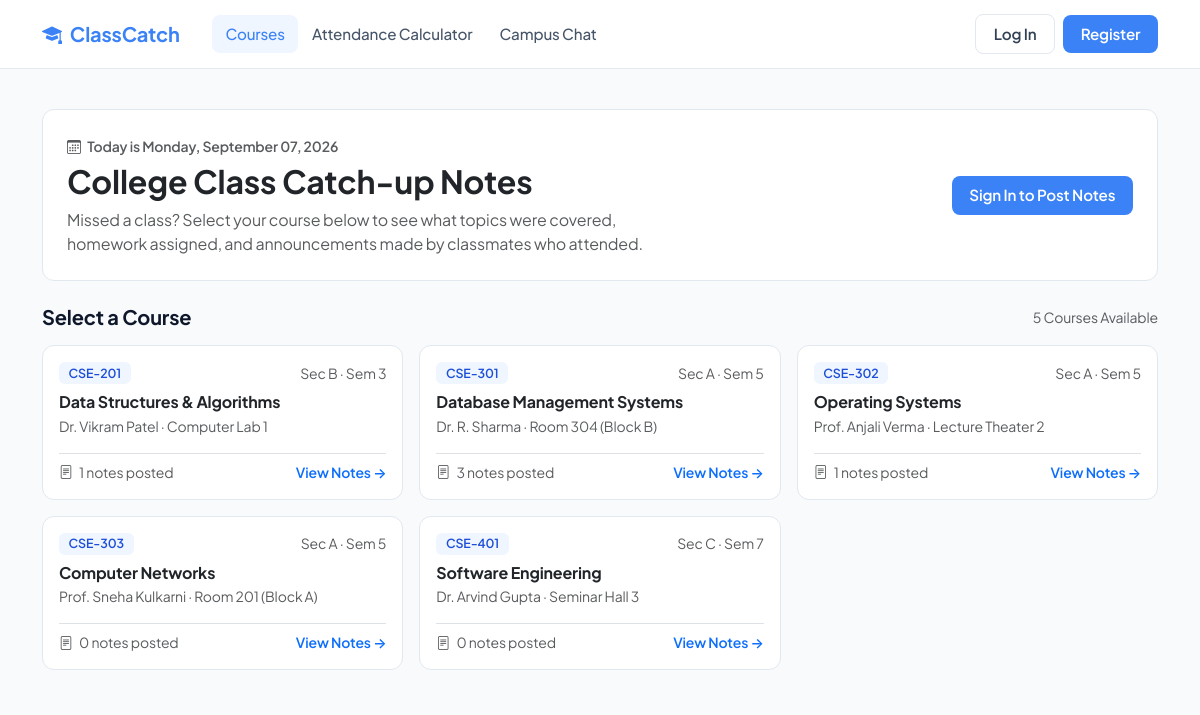
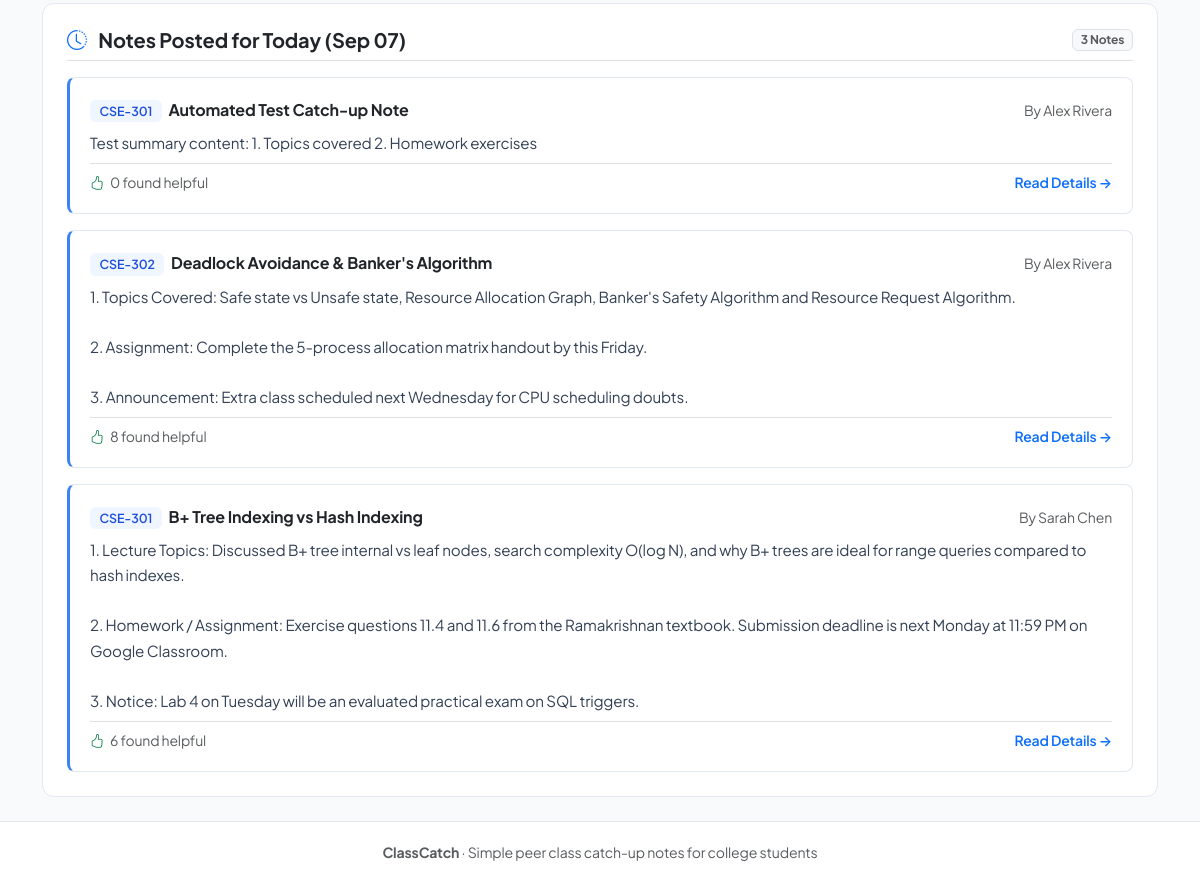
Before: / with the older database file (2 pictures, top to bottom).
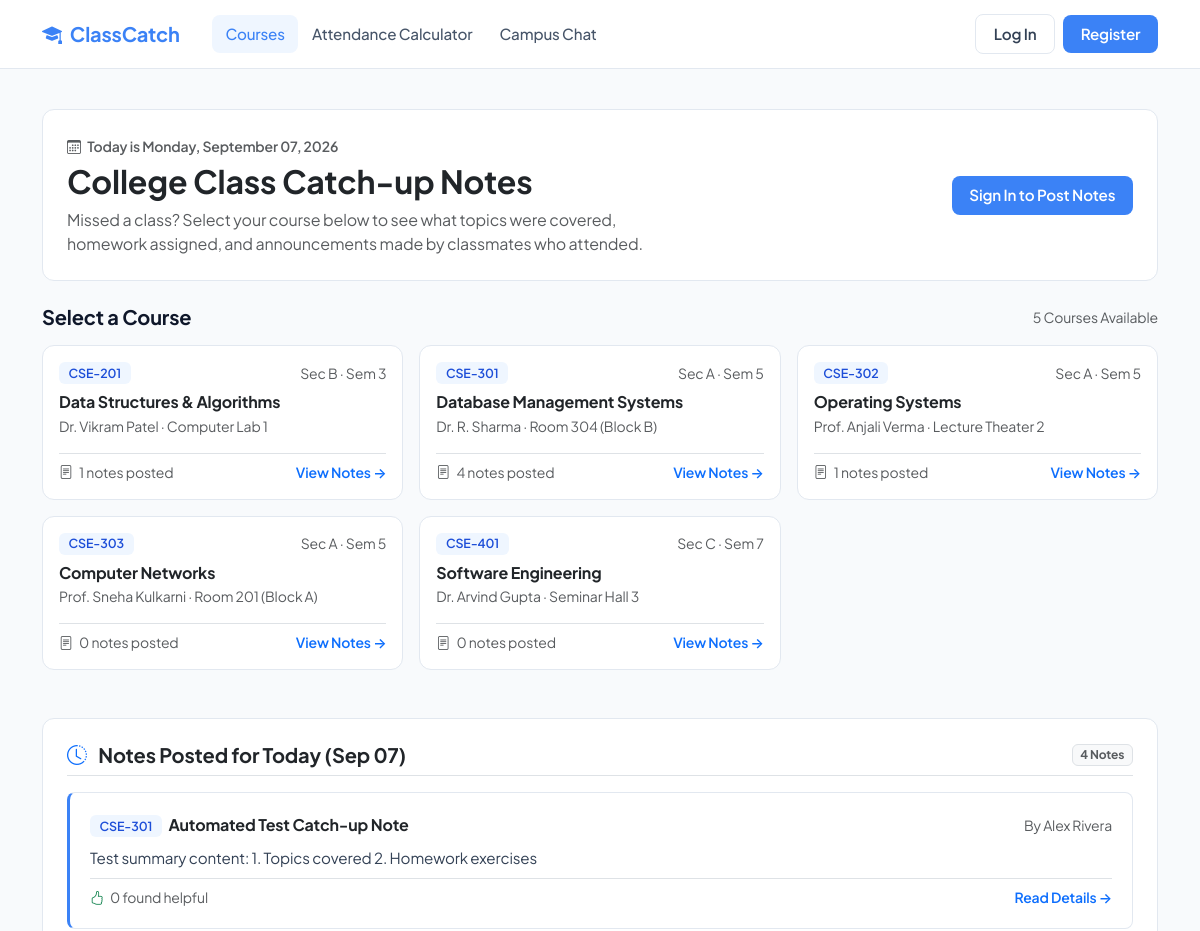
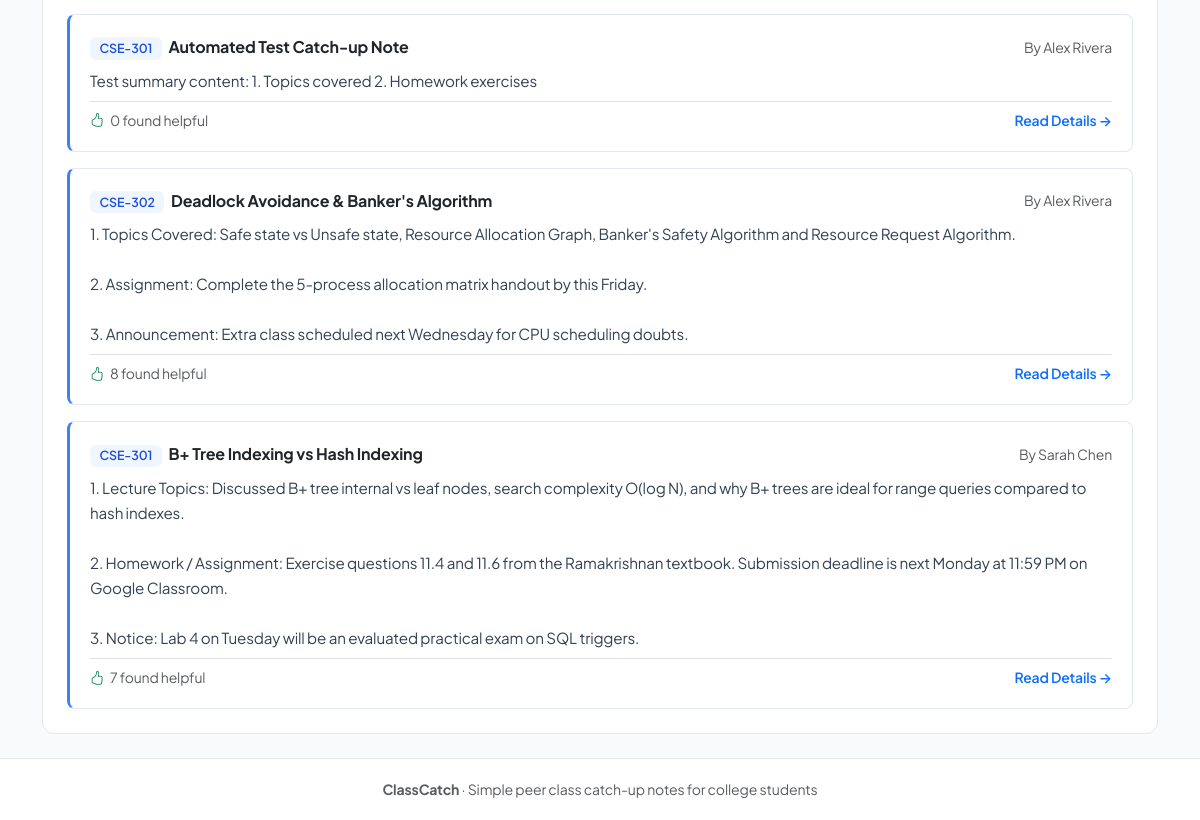
After: the same page with the newer database file (2 pictures, top to bottom).
### models.py (models this page shows, shortened)
class Course(db.Model):
    __tablename__ = 'courses'
    id = db.Column(db.Integer, primary_key=True)
    name = db.Column(db.String(150), nullable=False)
    code = db.Column(db.String(20), nullable=False, index=True)
    section = db.Column(db.String(10), default='A', nullable=False)
    semester = db.Column(db.Integer, default=1, nullable=False)
    instructor = db.Column(db.String(120), default='Prof. TBD', nullable=False)
    room = db.Column(db.String(60), default='Lecture Hall 101', nullable=False)
    schedule = db.Column(db.String(150), default='Mon, Wed 10:00 AM - 11:30 AM', nullable=False)
    status = db.Column(db.String(40), default='Scheduled', nullable=False)  # Scheduled, Cancelled, Extra Class
    summaries = db.relationship('Summary', backref='course', lazy=True, cascade='all, delete-orphan')
    chats = db.relationship('ChatMessage', backref='course', lazy=True, cascade='all, delete-orphan')
    announcements = db.relationship('Announcement', backref='course', lazy=True, cascade='all, delete-orphan')
    attendances = db.relationship('AttendanceRecord', backref='course', lazy=True, cascade='all, delete-orphan')

class Summary(db.Model):
    __tablename__ = 'summaries'
    id = db.Column(db.Integer, primary_key=True)
    course_id = db.Column(db.Integer, db.ForeignKey('courses.id'), nullable=False, index=True)
    user_id = db.Column(db.Integer, db.ForeignKey('users.id'), nullable=False, index=True)
    date = db.Column(db.Date, nullable=False, index=True)
    topic = db.Column(db.String(200), nullable=True)
    category = db.Column(db.String(50), default='Lecture Notes', nullable=False)  # Lecture Notes, Assignment, Exam Prep
    content = db.Column(db.Text, nullable=False)
    helpful_count = db.Column(db.Integer, default=0, nullable=False)
    created_at = db.Column(db.DateTime, default=datetime.utcnow, nullable=False)

class User(UserMixin, db.Model):
    __tablename__ = 'users'
    id = db.Column(db.Integer, primary_key=True)
    name = db.Column(db.String(100), nullable=False)
    email = db.Column(db.String(120), unique=True, nullable=False, index=True)
    password_hash = db.Column(db.String(255), nullable=False)
    role = db.Column(db.String(20), default='student', nullable=False)
    avatar_color = db.Column(db.String(20), default='indigo', nullable=False)
    summaries = db.relationship('Summary', backref='author', lazy=True, cascade='all, delete-orphan')
    chats = db.relationship('ChatMessage', backref='author', lazy=True, cascade='all, delete-orphan')
    announcements = db.relationship('Announcement', backref='author', lazy=True, cascade='all, delete-orphan')
    attendance_records = db.relationship('AttendanceRecord', backref='student', lazy=True, cascade='all, delete-orphan')

### app.py (the view)
@app.route('/')
def index():
    courses = Course.query.order_by(Course.code).all()
    today_summaries = Summary.query.filter_by(date=date.today()).order_by(Summary.created_at.desc()).all()
    recent_summaries = Summary.query.order_by(Summary.date.desc(), Summary.created_at.desc()).limit(6).all()
    urgent_announcements = Announcement.query.order_by(Announcement.created_at.desc()).limit(5).all()
    user_attendance = []
    if current_user.is_authenticated:
        user_attendance = AttendanceRecord.query.filter_by(user_id=current_user.id).all()
    return render_template(
        'index.html',
        title='ClassCatch - Peer-Powered College Catch-up',
        courses=courses,
        today_summaries=today_summaries,
        recent_summaries=recent_summaries,
        urgent_announcements=urgent_announcements,
        user_attendance=user_attendance
    )

### app.py (called while the page is built)
@app.context_processor
def inject_globals():
    all_courses = Course.query.order_by(Course.code).all() if Course.query else []
    return {
        'today': date.today(),
        'current_year': datetime.now().year,
        'global_courses': all_courses
    }

### templates/index.html (shortened to what the changed rows need)
{% extends "base.html" %}
{% block content %}
<div class="card card-clean p-4 mb-4 bg-white">
    <div class="row align-items-center">
        <div class="col-md-8">
            <h2 class="fw-bold mt-1 mb-2">College Class Catch-up Notes</h2>
        </div>
    </div>
</div>
<div class="row g-3 mb-5">
    {% for c in courses %}
        <div class="col-md-6 col-lg-4">
            <div class="card card-clean card-hover p-3 h-100 d-flex flex-column">
                <div class="d-flex justify-content-between align-items-center mb-2">
                    <span class="badge badge-code">{{ c.code }}</span>
                    <span class="text-muted small">Sec {{ c.section }} &middot; Sem {{ c.semester }}</span>
                </div>
                <h6 class="fw-bold mb-1">
                    <a href="{{ url_for('course_detail', course_id=c.id) }}" class="text-dark text-decoration-none stretched-link">
                        {{ c.name }}
                    </a>
                </h6>
                <div class="text-muted small mb-3">
                    {{ c.instructor }} &middot; {{ c.room }}
                </div>
                <div class="mt-auto pt-2 border-top d-flex justify-content-between align-items-center small text-muted">
                    <span><i class="bi bi-file-text me-1"></i> {{ c.summaries|length }} notes posted</span>
                    <span class="text-primary fw-semibold">View Notes &rarr;</span>
                </div>
            </div>
        </div>
    {% else %}
        <div class="col-12 text-center py-4 text-muted">No courses found.</div>
    {% endfor %}
</div>
<div class="card card-clean p-4 bg-white">
    <div class="d-flex justify-content-between align-items-center mb-3 pb-2 border-bottom">
        <h5 class="fw-bold mb-0">
            <i class="bi bi-clock-history text-primary me-2"></i> Notes Posted for Today ({{ today.strftime('%b %d') }})
        </h5>
        <span class="badge bg-light text-muted border">{{ today_summaries|length }} Notes</span>
    </div>
    {% if today_summaries %}
        <div class="d-flex flex-column gap-3">
            {% for note in today_summaries %}
                <div class="note-item">
                    <div class="d-flex justify-content-between align-items-center mb-1">
                        <div>
                            <span class="badge badge-code me-1">{{ note.course.code }}</span>
                            <strong class="text-dark">{{ note.topic or 'Lecture Recap' }}</strong>
                        </div>
                        <span class="text-muted small">By {{ note.author.name }}</span>
                    </div>
                    <div class="note-content my-2">{{ note.content }}</div>
                    <div class="d-flex justify-content-between align-items-center pt-2 border-top small text-muted">
                        <span><i class="bi bi-hand-thumbs-up me-1 text-success"></i> {{ note.helpful_count }} found helpful</span>
                        <a href="{{ url_for('summary_detail', summary_id=note.id) }}" class="text-primary text-decoration-none fw-semibold">Read Details &rarr;</a>
                    </div>
                </div>
            {% endfor %}
        </div>
    {% endif %}
</div>
{% endblock %}

Changed rows visible on the page:
computed for Course "Database Management Systems": summaries|length "3" → "4"
added Summary: course.code "CSE-301", topic "Automated Test Catch-up Note", author.name "Alex Rivera", content "Test summary content: 1. Topics covered 2. Homework exercises", helpful_count "0"
changed Summary "B+ Tree Indexing vs Hash Indexing": helpful_count "6" → "7"
Other visible differences:
{{ today_summaries|length }}: "3" → "4"
